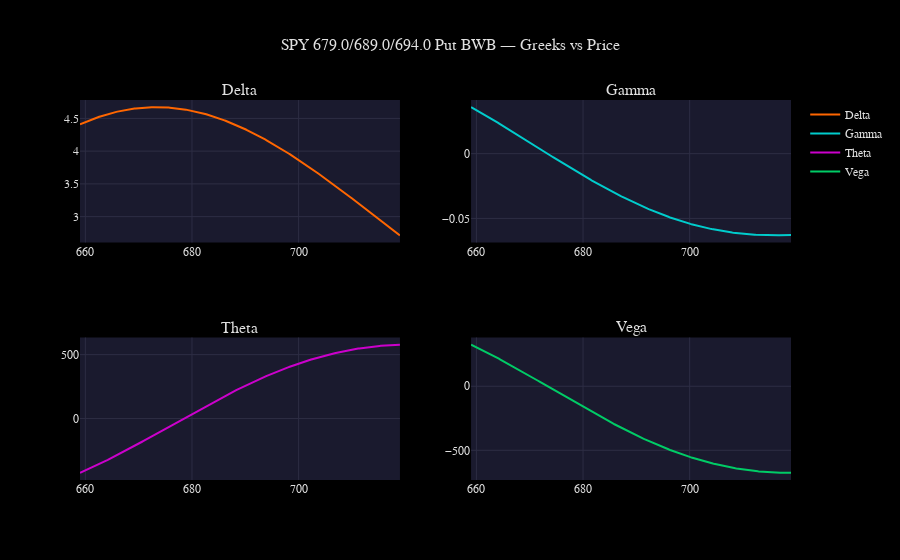

Source (notebook cell):
### Code cell
# Greeks vs price profiles (2x2 subplot)
greeks_profile = analyzer.greeks_vs_price(bwb, price_range, ivs)

fig = plot_greeks_vs_price(
    price_range, greeks_profile,
    title=f"{bwb.name} — Greeks vs Price",
)
fig.show()

### Figure 1 — Plotly figure (JSON) as saved in the notebook; plotly's stock layout.template omitted (floating-point values rounded to 4 significant figures; data arrays with more than 128 entries replaced by an {"elided": "..."} marker saying what was removed)
{"data": [{"line": {"color": "#ff6600", "width": 2}, "mode": "lines", "name": "Delta", "type": "scatter", "x": {"elided": "300 float values"}, "xaxis": "x", "y": {"elided": "300 float values"}, "yaxis": "y"}, {"line": {"color": "#00cccc", "width": 2}, "mode": "lines", "name": "Gamma", "type": "scatter", "x": {"elided": "300 float values"}, "xaxis": "x2", "y": {"elided": "300 float values"}, "yaxis": "y2"}, {"line": {"color": "#cc00cc", "width": 2}, "mode": "lines", "name": "Theta", "type": "scatter", "x": {"elided": "300 float values"}, "xaxis": "x3", "y": {"elided": "300 float values"}, "yaxis": "y3"}, {"line": {"color": "#00cc66", "width": 2}, "mode": "lines", "name": "Vega", "type": "scatter", "x": {"elided": "300 float values"}, "xaxis": "x4", "y": {"elided": "300 float values"}, "yaxis": "y4"}], "layout": {"annotations": [{"font": {"size": 16}, "showarrow": false, "text": "Delta", "x": 0.225, "xanchor": "center", "xref": "paper", "y": 1, "yanchor": "bottom", "yref": "paper"}, {"font": {"size": 16}, "showarrow": false, "text": "Gamma", "x": 0.775, "xanchor": "center", "xref": "paper", "y": 1, "yanchor": "bottom", "yref": "paper"}, {"font": {"size": 16}, "showarrow": false, "text": "Theta", "x": 0.225, "xanchor": "center", "xref": "paper", "y": 0.375, "yanchor": "bottom", "yref": "paper"}, {"font": {"size": 16}, "showarrow": false, "text": "Vega", "x": 0.775, "xanchor": "center", "xref": "paper", "y": 0.375, "yanchor": "bottom", "yref": "paper"}], "showlegend": true, "title": {"text": "SPY 679.0/689.0/694.0 Put BWB — Greeks vs Price"}, "xaxis": {"anchor": "y", "domain": [0, 0.45]}, "xaxis2": {"anchor": "y2", "domain": [0.55, 1]}, "xaxis3": {"anchor": "y3", "domain": [0, 0.45]}, "xaxis4": {"anchor": "y4", "domain": [0.55, 1]}, "yaxis": {"anchor": "x", "domain": [0.625, 1]}, "yaxis2": {"anchor": "x2", "domain": [0.625, 1]}, "yaxis3": {"anchor": "x3", "domain": [0, 0.375]}, "yaxis4": {"anchor": "x4", "domain": [0, 0.375]}}}
